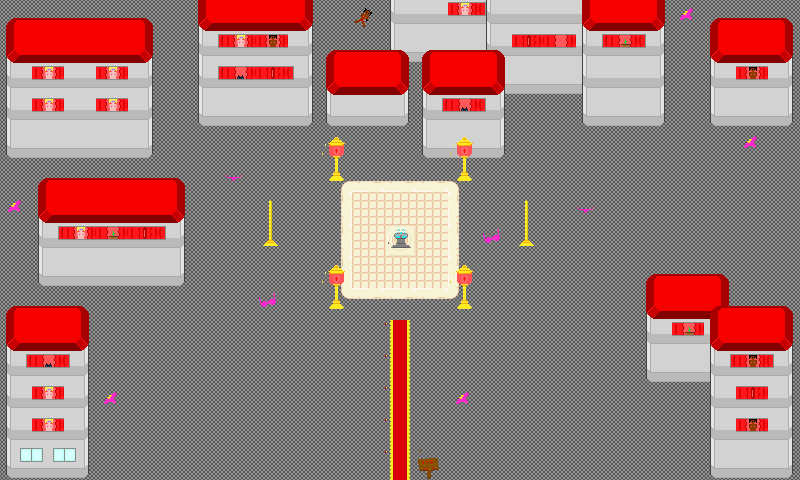

Below is a game level as drawn by its tile map, then a one-line description and the .tmx that defines it (tile-layer data replaced by summaries):
An orthogonal 25x15 tile map with 32x32 px tiles, 6 tile layers (Tilelaag 1, detail, Changetosecrettunnel, obstackles3, ...).

<map version="1.0" orientation="orthogonal" renderorder="right-down" width="25" height="15" tilewidth="32" tileheight="32" nextobjectid="4">
 <tileset firstgid="1" name="SecretCity" tilewidth="32" tileheight="32" tilecount="180">
  <image source="SecretCityTiles.png" width="192" height="960" />
 </tileset>
 <layer name="Tilelaag 1" width="25" height="15">
  <data>[375 cells, 375 non-empty, 3 distinct tile ids]</data>
 </layer>
 <layer name="detail" width="25" height="15">
  <properties>
   <property name="Collision" value="false" />
  </properties>
  <data>[375 cells, 40 non-empty, 15 distinct tile ids]</data>
 </layer>
 <layer name="Changetosecrettunnel" width="25" height="15">
  <properties>
   <property name="EnterArea" value="SecretTunnel" />
  </properties>
  <data>[375 cells, 1 non-empty, 1 distinct tile ids]</data>
 </layer>
 <layer name="obstackles3" width="25" height="15">
  <properties>
   <property name="Collision" value="true" />
  </properties>
  <data>[375 cells, 8 non-empty, 7 distinct tile ids]</data>
 </layer>
 <layer name="obstackles" width="25" height="15">
  <properties>
   <property name="Collision" value="true" />
  </properties>
  <data>[375 cells, 26 non-empty, 17 distinct tile ids]</data>
 </layer>
 <layer name="obstackles2" width="25" height="15">
  <properties>
   <property name="Collision" value="true" />
  </properties>
  <data>[375 cells, 154 non-empty, 28 distinct tile ids]</data>
 </layer>
</map>
